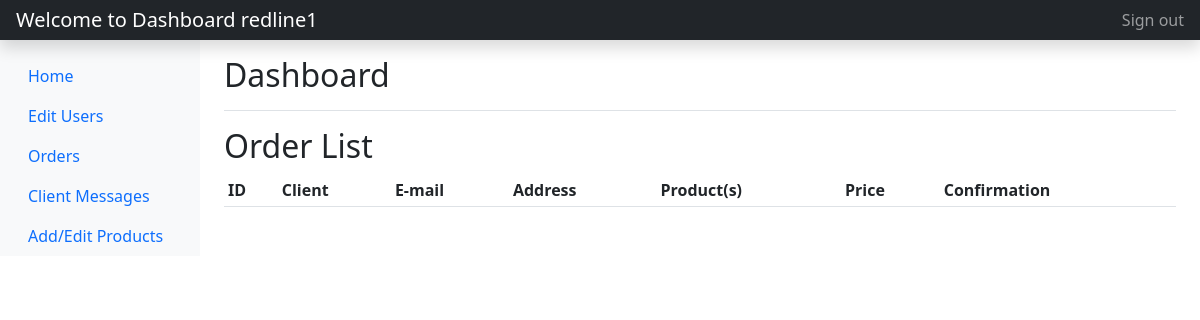
The app's page /ordersList.php (signed in), older data.
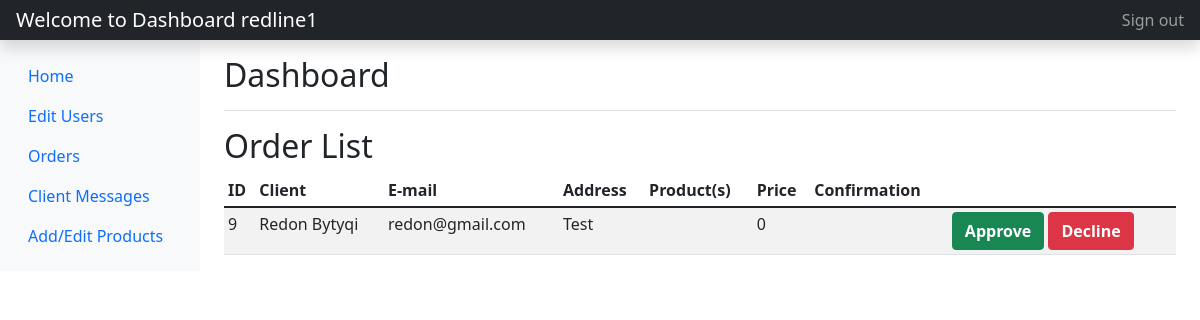
The same page, newer data.
### tables this page shows
CREATE TABLE `orders` (
  `id` int(255) NOT NULL,
  `userid` int(10) NOT NULL,
  `order_id` int(10) NOT NULL,
  `client` varchar(255) NOT NULL,
  `email` varchar(255) NOT NULL,
  `address` varchar(555) NOT NULL,
  `productname` varchar(255) NOT NULL,
  `price` float NOT NULL,
  `approve` varchar(255) NOT NULL
);

### ordersList.php (the view, shortened to what this page needs)
<?php
    include_once('config.php');
    if ($_SESSION['isadmin'] == 'true') {
      $sql = "SELECT orders.*, login.username FROM orders INNER JOIN login ON orders.userid = login.id";
  } else {
      $userid = $_SESSION['id'];
      $sql = "SELECT orders.*, login.username FROM orders INNER JOIN login ON orders.userid = login.id WHERE orders.userid = :userid";
  }
  $selectProducts = $conn->prepare($sql);
  $selectProducts->execute();
  $products_data = $selectProducts->fetchAll();
 ?>
 <!DOCTYPE html>
 <html>
 <head>
 	<link href="https://cdn.jsdelivr.net/npm/bootstrap@5.1.3/dist/css/bootstrap.min.css" rel="stylesheet">
 </head>
 <body>
 <header class="navbar navbar-dark sticky-top bg-dark flex-md-nowrap p-0 shadow">
  <a class="navbar-brand col-md-3 col-lg-2 me-0 px-3" href="#"><?php echo "Welcome to Dashboard ".$_SESSION['username']; ?></a>
  <div class="navbar-nav">
    <div class="nav-item text-nowrap">
      <a class="nav-link px-3" href="logout.php">Sign out</a>
    </div>
  </div>
</header>
<div class="container-fluid">
  <div class="row">
    <nav id="sidebarMenu" class="col-md-3 col-lg-2 d-md-block bg-light sidebar collapse">
      <div class="position-sticky pt-3">
        <ul class="nav flex-column">
           <?php if ($_SESSION['isadmin'] == 'true') { ?>
            <li class="nav-item">
              <a class="nav-link" href="project.php">
                Home
              </a>
            </li>
          <li class="nav-item">
            <a class="nav-link active" aria-current="page" href="dashboard.php">
              Edit Users
            </a>
          </li>
          <li class="nav-item">
            <a class="nav-link active" aria-current="page" href="ordersList.php">
              Orders
            </a>
          </li>
          <li class="nav-item">
            <a class="nav-link active" aria-current="page" href="messagesDashboard.php">
              Client Messages
            </a>
          </li>
          <li class="nav-item">
            <a class="nav-link active" aria-current="page" href="editProducts.php">
              Add/Edit Products
            </a>
          </li>
        </ul>
      <?php
      } ?>
      </div>
    </nav>
    <main class="col-md-9 ms-sm-auto col-lg-10 px-md-4">
      <div class="d-flex justify-content-between flex-wrap flex-md-nowrap align-items-center pt-3 pb-2 mb-3 border-bottom">
        <h1 class="h2">Dashboard</h1>
      </div>
      <h2>Order List</h2>
<div class="table-responsive">
  <table class="table table-striped table-sm">
    <thead>
      <tr>
        <th scope="col">ID</th>
        <th scope="col">Client</th>
        <th scope="col">E-mail</th>
        <th scope="col">Address</th>
        <th scope="col">Product(s)</th>
        <th scope="col">Price</th>
        <th scope="col">Confirmation</th>
      </tr>
    </thead>
    <tbody>
      <?php foreach ($products_data as $product_data) { ?>
        <tr>
          <td><?php echo $product_data['id']; ?></td>
          <td><?php echo $product_data['client']; ?></td>
          <td><?php echo $product_data['email']; ?></td>
          <td><?php echo $product_data['address']; ?></td>
          <td><?php echo $product_data['productname']; ?></td>
          <td><?php echo $product_data['price']; ?></td>
          <td><?php echo $product_data['approve']; ?></td>
          <?php if ($_SESSION['isadmin'] == 'true') { ?>
            <td>
              <button class="btn btn-success">
                <a href="approve.php?id=<?= $product_data['id'];?>" style="text-decoration:none; color:white; font-weight:bold;">Approve</a>
              </button>
              <button class="btn btn-danger">
                <a href="decline.php?id=<?= $product_data['id'];?>" style="text-decoration:none; color:white; font-weight:bold;">Decline</a>
              </button>
            </td>
          <?php } ?>
        </tr>
      <?php } ?>
    </tbody>
  </table>
</div>
    </main>
  </div>
</div>
  </body>
</html>
 </body>
 </html>

Row changes from the older to the newer data that the page shows:
added orders: id "9", client "Redon Bytyqi", email "redon@gmail.com", address "Test", price "0"
